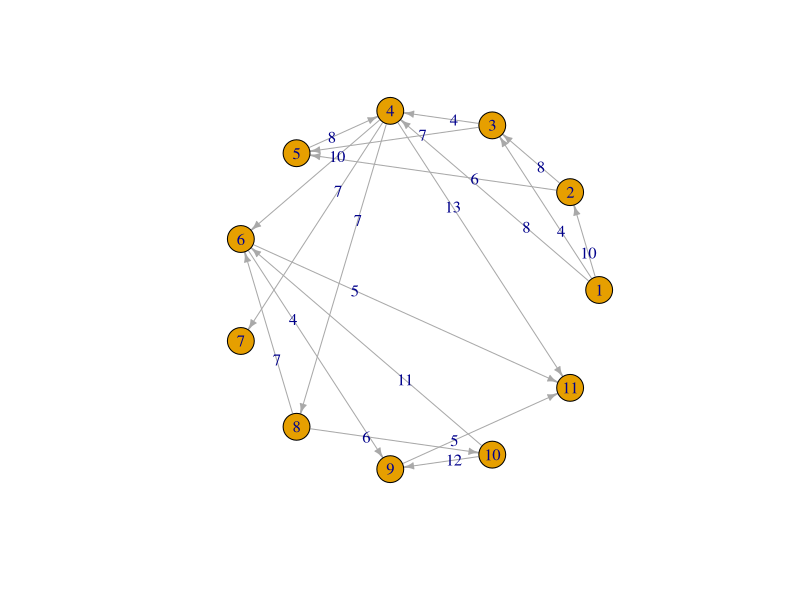
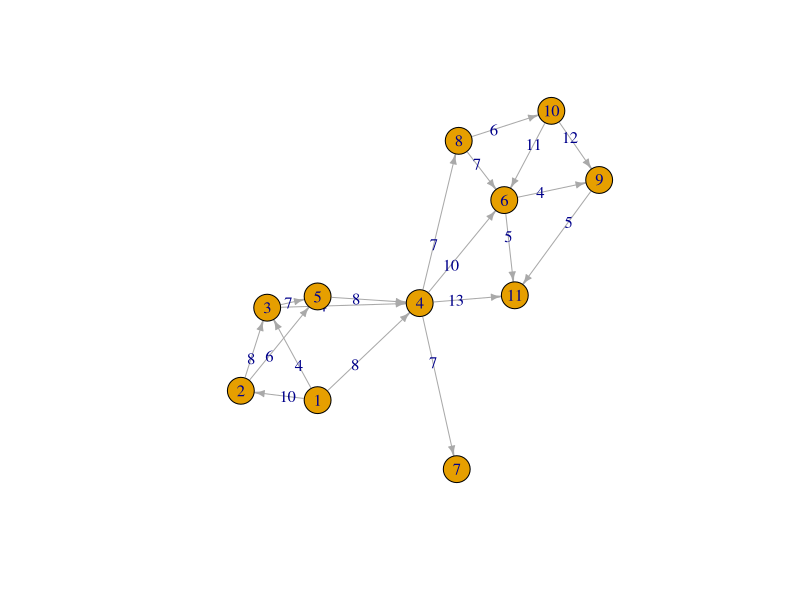

The R script that drew these images, in order:
Mn <- function(R, A){
  min <- Inf
  m <- ""
  for (i in 1:length(A)){
    if ((R[i] < min) & (A[i] == 0)){
      m <- i
      min <- R[i]
    }
  }
  return(m)
}

Dijkstra <- function(M, v1, v2){
  n <- ncol(M)
  answer <- list()
  
  if (!(v1 %in% (1:n)) || !(v2 %in% (1:n))){
    stop("Такой вершины не существует")
  }
  else if (!(is.numeric(v1) || !(is.numeric(v2)))){
    stop("Вершина должна задаваться числом")
  }
  else if (v1 == v2) {
    stop("Введите разные вершины")
  }
  
  R <- M[v1, ]
  A <- rep(0, n)
  A[v1] <- 1
  P <- rep(0, n)
  P[(M[v1, ] != Inf)] <- v1
  
  while (sum(A) != length(A)){
    k <- Mn(R, A)
    if (k == "") {
      break
    }
    
    for (i in (1:n)) {
      if (R[i] > (R[k] + M[k, i])){
        R[i] <- R[k] + M[k, i]
        P[i] <- k
      }
      A[k] <- 1
    }
  }
  
  if (P[v2] != 0){
    path <- v2
    if (P[v2] == v1){
      path <- c(v1, v2)
    }else{
      while (P[v2] != v1){
        P[v2] <- P[path[1]]
        path <- c(P[v2], path)
      }
    }
  }else{
    path <- Inf
  }
  
  answer <- list(length = R[v2], path = path)
  return(answer)
}
#my_data = c(Inf, Inf, 5, 1,
            #Inf, Inf, Inf, 1,
            #Inf, 1, Inf, 3,
            #Inf, Inf, Inf, Inf)
map <- matrix(0, ncol = 11, nrow = 11)
map[1,2] <- 10
map[1,3] <- 4
map[1,4] <- 8
map[2,3] <- 8
map[2,5] <- 6
map[3,4] <- 4
map[3,5] <- 7
map[4,7] <- 7
map[4,6] <- 10
map[4,8] <- 7
map[8,6] <- 7
map[8,10] <- 6
map[10,6] <- 11
map[6,9] <- 4
map[10,9] <- 12
map[6,11] <- 5
map[5,4] <- 8
map[4,11] <- 13
map[9,11] <- 5

func_res <- Dijkstra(map, 1, 4)
print(func_res)


#график
install.packages('igraph')
library('igraph')
set.seed(42)
g <- map
g[g == Inf] <- 0
a <- graph.adjacency(g, mode = "directed", weighted = T)
plot(a, edge.label = c(t(g)[t(g) != 0]),
            edge.arrow.size = 0.5, layout = layout_in_circle)
plot(a, edge.label = c(t(g)[t(g) != 0]), edge.arrow.size = 0.5)